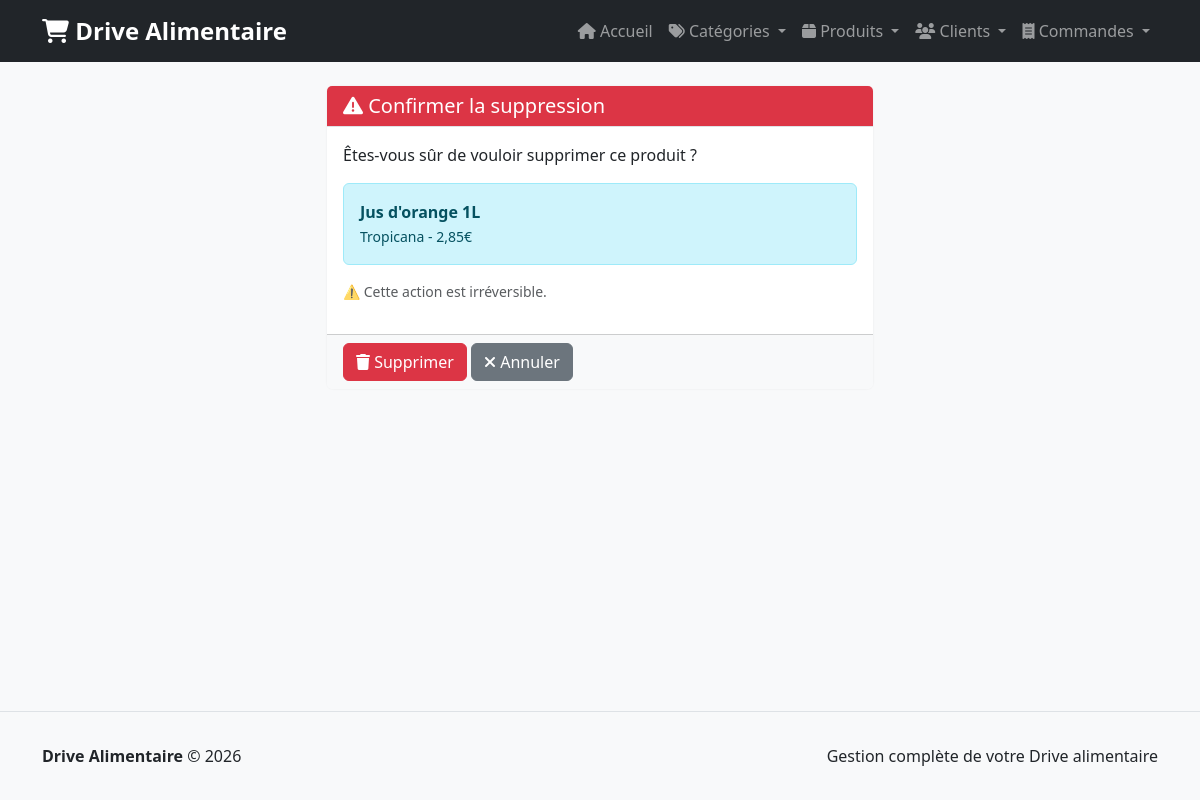
Screenshot of /produits/2/supprimer/ with the database file from the repository.
### app/models_sqlite.py (models this page shows, shortened)
class Produit(models.Model):
    nom = models.CharField(max_length=200)
    prix = models.FloatField()
    marque = models.CharField(max_length=100, blank=True)
    date_peremption = models.DateField(blank=True, null=True)
    photo = models.ImageField(upload_to='produits/', blank=True, null=True)
    categorie = models.ForeignKey(Categorie, on_delete=models.CASCADE, related_name='produits')
    date_creation = models.DateTimeField(auto_now_add=True)
    class Meta:
        db_table = 'produits'
        ordering = ['-date_creation']

### app/views.py (the view)
# urls.py: path('produits/<id>/supprimer/', views.supprimer_produit, name='supprimer_produit'),
def supprimer_produit(request, id):
    produit = get_object_or_404(Produit, id=id)
    if request.method == 'POST':
        produit.delete()
        messages.success(request, 'Produit supprimé avec succès!')
        return redirect('liste_produits')
    return render(request, 'produits/confirmer_suppression.html', {
        'produit': produit
    })

### templates/produits/confirmer_suppression.html (shortened to what this page needs)
{% extends "base.html" %}
{% block content %}
<div class="row">
    <div class="col-md-6 offset-md-3">
        <div class="card border-danger">
            <div class="card-header bg-danger text-white">
                <h5 class="mb-0"><i class="fas fa-exclamation-triangle"></i> Confirmer la suppression</h5>
            </div>
            <div class="card-body">
                <p class="mb-3">Êtes-vous sûr de vouloir supprimer ce produit ?</p>
                <p class="alert alert-info mb-3">
                    <strong>{{ produit.nom }}</strong><br>
                    <small>{{ produit.marque }} - {{ produit.prix }}€</small>
                </p>
                <p class="text-muted small">⚠️ Cette action est irréversible.</p>
            </div>
            <div class="card-footer bg-light">
                <form method="post" class="d-inline">
                    <button type="submit" class="btn btn-danger">
                        <i class="fas fa-trash"></i> Supprimer
                    </button>
                </form>
                <a href="{% url 'liste_produits' %}" class="btn btn-secondary">
                    <i class="fas fa-times"></i> Annuler
                </a>
            </div>
        </div>
    </div>
</div>
{% endblock %}

### templates/base.html (style rules this page uses)
body { background-color: #f8f9fa; min-height: 100vh; display: flex; flex-direction: column; }
.card { box-shadow: 0 0 0.125rem rgba(0, 0, 0, 0.075); border: none; }
.card-header { background-color: #f8f9fa; border-bottom: 1px solid #dee2e6; }

### rows the page displays
Produit: nom "Jus d'orange 1L", marque "Tropicana", prix "2,85"
